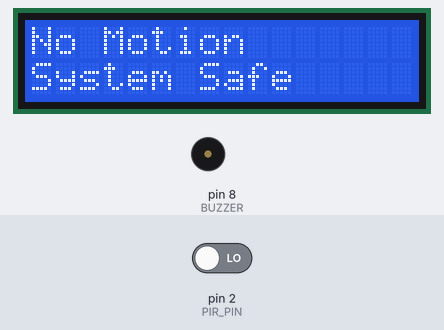
Recording of a sketch running on a simulated Arduino Uno, built with avr-gcc and run on an emulated ATmega328P. Shown: 16×2 character LCD, buzzer (waves = sounding, pin HIGH). Inputs (shaded band) come from the test bench; at power-on: pin 2 (PIR_PIN) LOW.

Above: at 3.2 s.
3.3 s: pin 2 (PIR_PIN) driven HIGH
At 4.0 s:
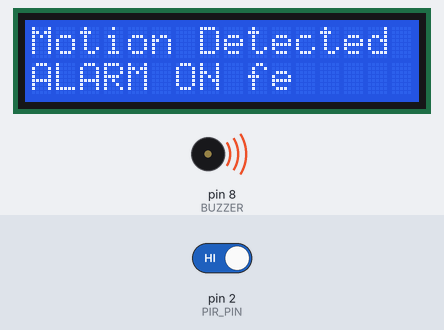
5.1 s: pin 2 (PIR_PIN) driven LOW
At 6.7 s:
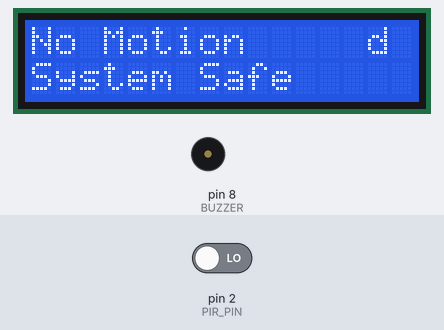
Timing chart, 0 to 8.2 s (numbered marks = the images above; inputs shaded):
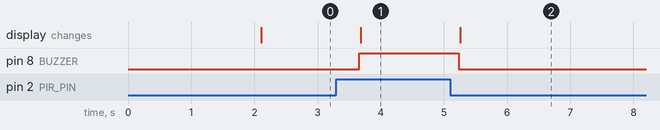

The sketch:

motiondetection.ino.ino
```cpp
#include <Wire.h>
#include <LiquidCrystal_I2C.h>

#define PIR_PIN 2
#define BUZZER 8

LiquidCrystal_I2C lcd(0x27, 16, 2);

void setup() {
  pinMode(PIR_PIN, INPUT);
  pinMode(BUZZER, OUTPUT);

  lcd.init();
  lcd.backlight();

  lcd.setCursor(0,0);
  lcd.print("Motion Alarm");
  delay(2000);
  lcd.clear();
}

void loop() {
  int motion = digitalRead(PIR_PIN);

  if(motion == HIGH) {
    digitalWrite(BUZZER, HIGH);
    lcd.setCursor(0,0);
    lcd.print("Motion Detected");
    lcd.setCursor(0,1);
    lcd.print("ALARM ON ");
  } else {
    digitalWrite(BUZZER, LOW);
    lcd.setCursor(0,0);
    lcd.print("No Motion     ");
    lcd.setCursor(0,1);
    lcd.print("System Safe   ");
  }

  delay(500);
}
```

Measured:
- after the input at 3.3 s, pin 8 (BUZZER): LOW → HIGH after 0.36 s; the display: changes after 0.38 s (image 1)
- after the input at 5.1 s, pin 8 (BUZZER): HIGH → LOW after 0.13 s; the display: changes after 0.16 s (image 2)
